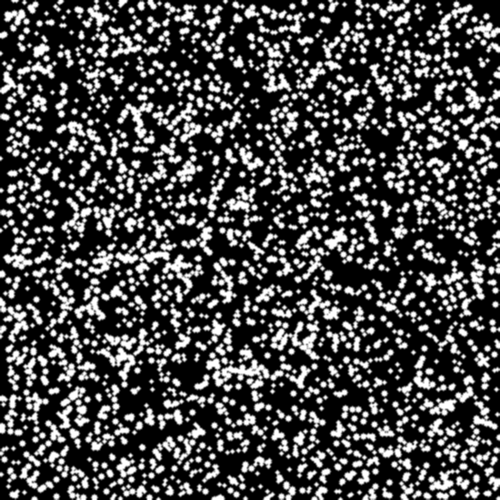
//> input picture reference.png, 500 x 500 px
$ ./main_global_dic   (built with g++ and OpenCV 4)
//> lines starting //> are read from the running program, lines starting //| are printed output that depends on the picture; after the words box and inside, x2 and y2 are one past the last pixel; in counts of white or black regions, pixels touching at a corner belong together

#include "global_dic.h"
#include <iostream>
#include <string>
#include <chrono>
#include <omp.h>

int main(int argc, char** argv) {
    std::cout << "基于金字塔的全局DIC实现" << std::endl;
    std::cout << "User: " << "HowLi0" << std::endl;
    std::cout << "Date: " << "2025-04-18" << std::endl;
    std::cout << "----------------------------------------" << std::endl;

    // 输入图像路径 - 请根据您的实际路径修改
    std::string refImagePath = "E:/code_C++/RGDIC/reference.png";
    std::string defImagePath = "E:/code_C++/RGDIC/deformed.png";

    // 加载参考图像和变形图像
    cv::Mat refImage = cv::imread(refImagePath, cv::IMREAD_GRAYSCALE);
//> refImage is the input picture: 500 rows x 500 cols, CV_8UC1; min 0, max 255, mean 72
    cv::Mat defImage = cv::imread(defImagePath, cv::IMREAD_GRAYSCALE);
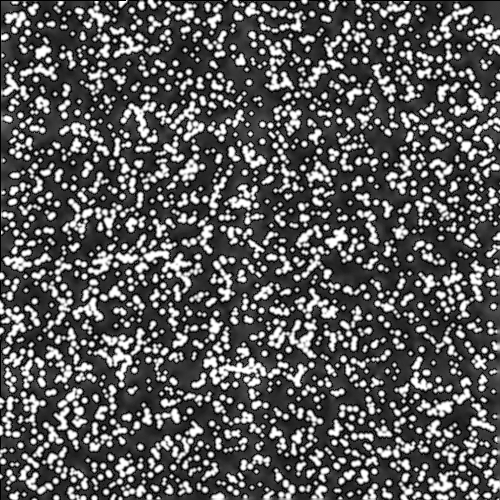
//> input picture deformed.png, 500 x 500 px
//> defImage is the input picture: 500 rows x 500 cols, CV_8UC1; min 0, max 255, mean 89.1

    // 检查图像是否成功加载
    if (refImage.empty() || defImage.empty()) {
        std::cerr << "错误: 无法加载图像." << std::endl;
        std::cerr << "请检查图像路径: " << refImagePath << ", " << defImagePath << std::endl;
        return -1;
    }

    // 转换为浮点类型以提高精度
    cv::Mat refImageFloat, defImageFloat;
    refImage.convertTo(refImageFloat, CV_64F);
    defImage.convertTo(defImageFloat, CV_64F);

    // 创建感兴趣区域 (ROI) - 默认使用整个图像
    cv::Mat roi = cv::Mat::ones(refImage.size(), CV_8U);

    // 可选: 创建自定义ROI (例如，排除图像边缘)
    int borderWidth = 20;
    roi = cv::Mat::ones(refImage.size(), CV_8U);
    cv::rectangle(roi, cv::Point(0, 0), cv::Point(roi.cols-1, roi.rows-1), 0, borderWidth);
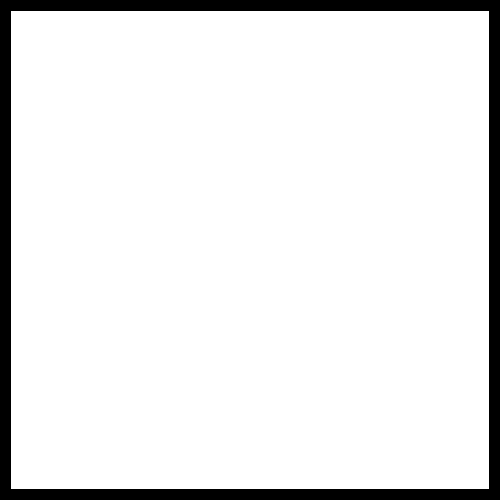
//> roi: 500 rows x 500 cols, CV_8UC1; values 0 (black) and 1 (white), 91.4% white; 1 black region, box (x1, y1, x2, y2) and area: (0, 0, 500, 500) 21516

    // 设置DIC参数
//> (the run ends here: the program needs code that is not available in this run, at `PyramidGlobalDIC::Parameters params;`)
